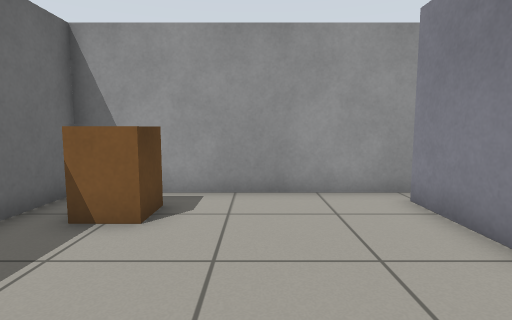
view 1 (above)

12 first-person views from a walk through a robot-simulator world made for Gazebo. The camera is 0.79 m above the floor, tilts 6° down and sees 80° across. The floor is counted in squares, 0.5 m on a side. Each view is taken from the middle of a square. On the plan, view 1 faces up. The plan holds only what a view shows up to about 15 squares ahead; the rest is blank.

view 2
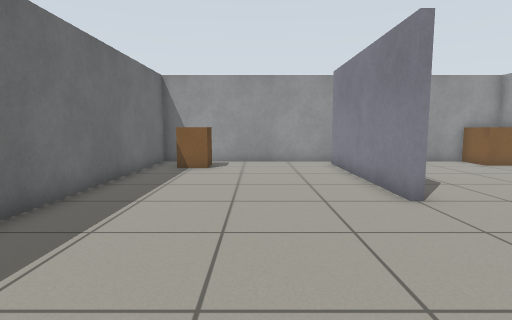

view 3
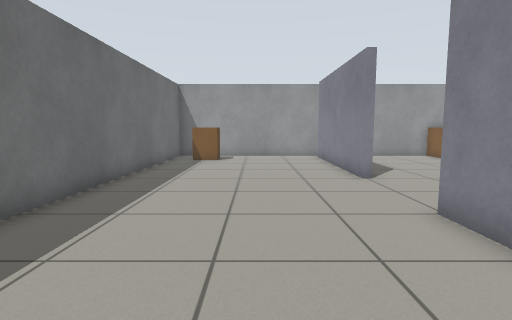

view 4
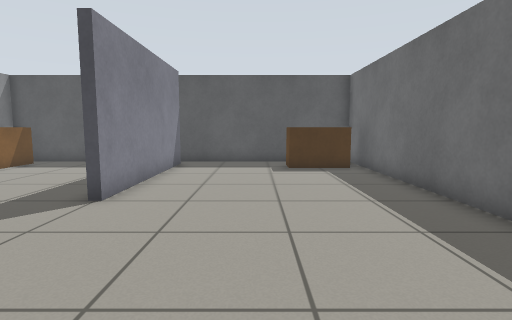

view 5
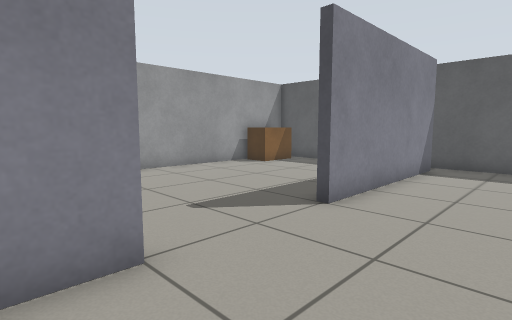

view 6
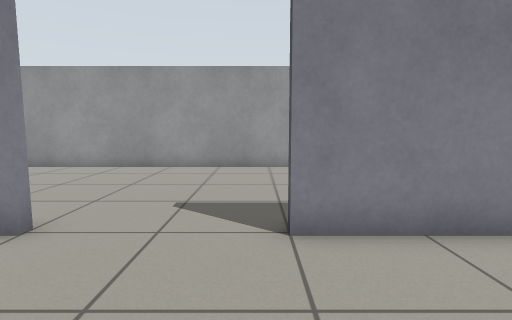

view 7
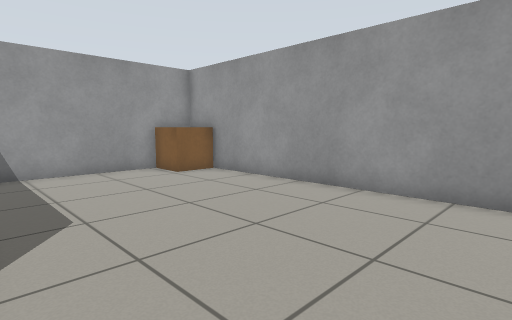

view 8
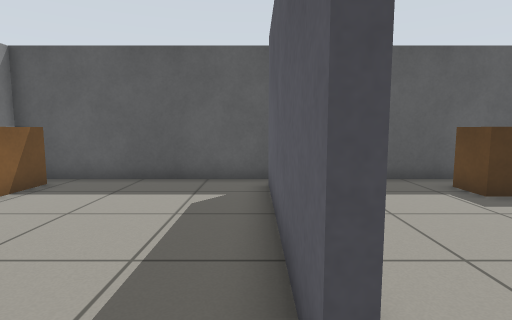

view 9
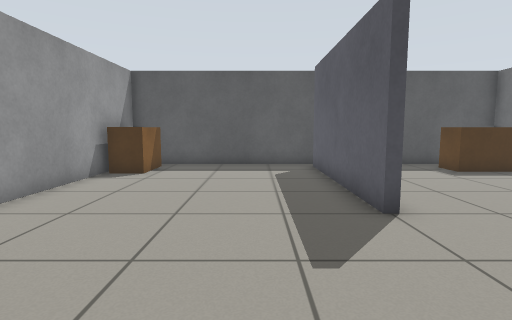

view 10
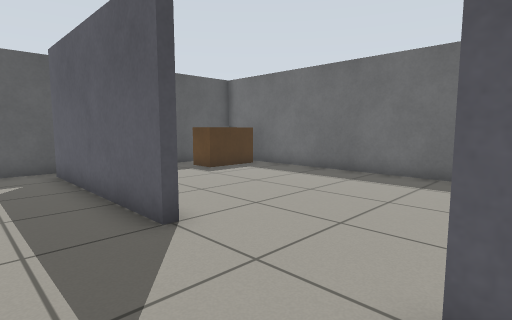

view 11
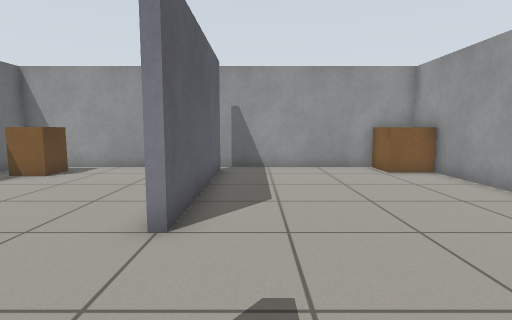

view 12
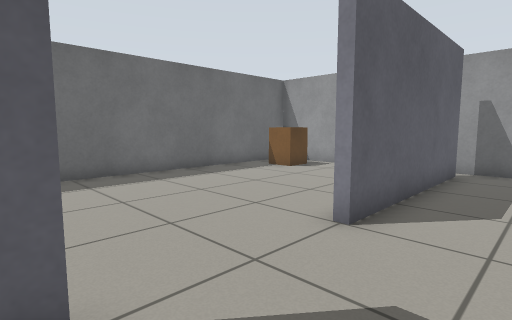

### Floor plan
Points are (right, up) in squares from view 1. A wall is a line through its corners. A room is listed if a view was taken in it or the views show most of it. See-through windows are left out.
Room 1 (views 1, 2, 3, 4, 5, 6)
walls: (3.6, -0.5) (3.4, -0.5) (3.4, 6.5); (3.6, 7.3) (-4.3, 7.3) (-4.3, -12.3) (3.4, -12.3); (3.4, -11.6) (3.4, -4.5) (3.6, -4.5)
ways out: opening at (4, -12) to room 2; opening at (4, -2.5) to room 2; opening at (4, 7) to room 2
objects: brown box (-3, -11) to (-2, -10); brown box (-3, 5) to (-2, 6)
Room 2 (views 7, 8, 9, 10, 11, 12)
walls: (3.6, -4.5) (3.6, -11.5); (11.4, -9.2) (11.4, 5.2); (9.5, 7.3) (3.6, 7.3); (3.6, 6.6) (3.6, -0.5); (3.4, -12.3) (11.4, -12.3) (11.4, -11.6)
ways out: opening at (4, -12) to room 1; opening at (4, -2.5) to room 1; opening at (4, 7) to room 1
objects: brown box (10, -11) to (11, -10); brown box (10, 6) to (11, 7)

Positions as (right, up) in squares from view 1, and headings:
1: (0, 0), facing up
2: (0, -7), facing up
3: (0, -10), facing up
4: (0, 2), facing down
5: (0, 1), facing down-right
6: (-1, -4), facing right
7: (4, -4), facing up-right
8: (4, -3), facing down
9: (6, 1), facing down
10: (6, 0), facing down-left
11: (5, -5), facing up
12: (6, -5), facing up-left
